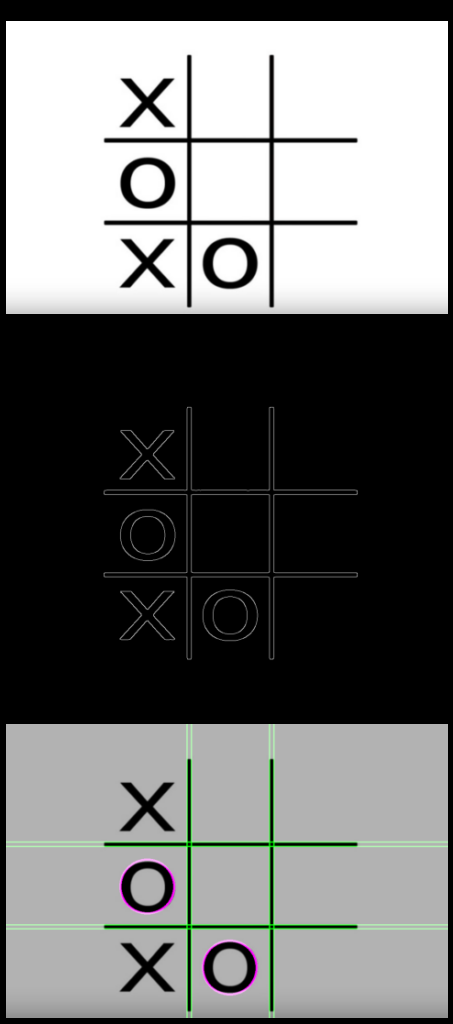
#> input picture 47DAY_데이터 처리/test02.png, 453 x 1024 px
$ jupyter execute 'ex_05_bug_다시하기.ipynb'
#> lines starting #> are read from the running program, lines starting #| are printed output that depends on the picture
[cell 1]
import numpy as np
import matplotlib.pyplot as plt
import cv2

[cell 2]
# 그리기 위한 함수
def drawhoughLinesOnImage(image, hooughLine):
    for line in hooughLine:
        for rho, theta in line:
            a = np.cos(theta)
            b = np.sin(theta)
            x0 = a*rho
            y0 = b*rho
            x1 = int(x0 + 1000 * (-b))
            y1 = int(y0 + 1000 * (a))
            x2 = int(x0 - 1000 * (-b))
            y2 = int(y0 - 1000 * (a))
        cv2.line(image, (x1,y1), (x2,y2), (0,255,0),2)


def draw_circle(img, circle):
    for co, i in enumerate(circle[0, :], start = 1):
        cv2.circle(img, (i[0], i[1]), i[2], (255,0,255),3)


# Different wwights are added to the image to give a feeling of blending
def blend_images(image, final_image, alpha=0.7, beta=1., gamma=0.):
    return cv2.addWeighted(final_image, alpha, image, beta, gamma)

[cell 3]
# 1. 이미지 불러오기
image = cv2.imread("test02.png")
#> image is the input picture: shape (1024, 453, 3); mean B, G, R 113, 113.9, 113.1

# 2. gray스케일로 변환
gray_image = cv2.cvtColor(image, cv2.COLOR_RGB2GRAY)

# 3. 가우시안 블러 적용
blurredImage = cv2.GaussianBlur(gray_image, (5,5), 0)
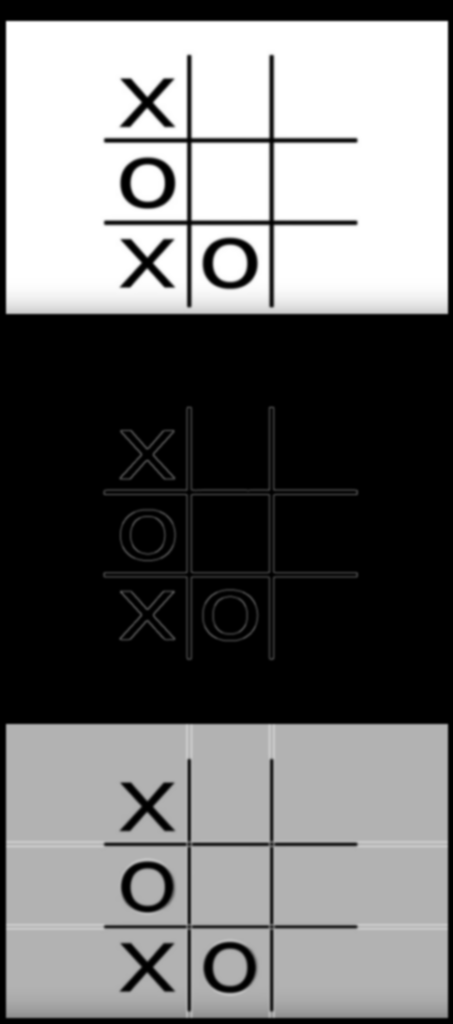
#> blurredImage: shape (1024, 453); min 0, max 255, mean 113.6
edgeImage = cv2.Canny(blurredImage, 50, 120)
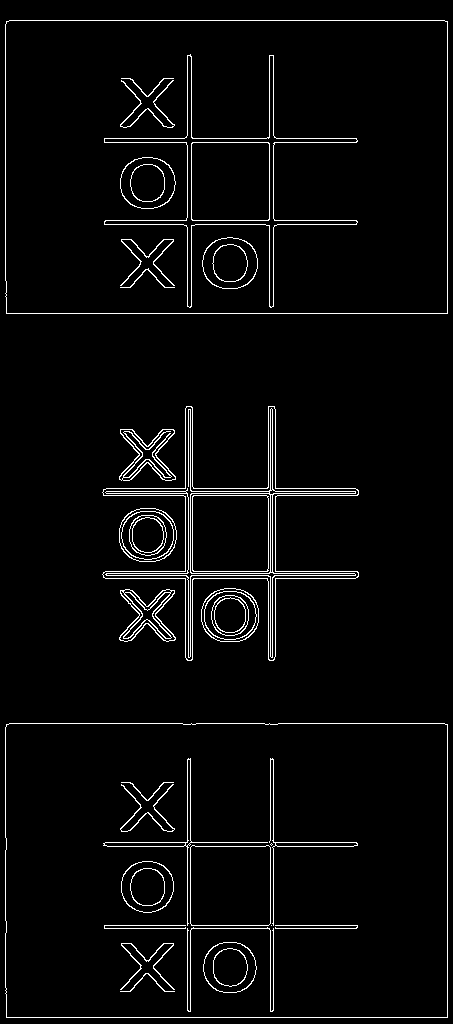
#> edgeImage: shape (1024, 453); 3.5% white in thin lines or dots

# 4. Detect points that form a line
dis_reso = 1 # Distance resolution in pixels of the Hough grid
theta = np.pi / 180
threshold = 170

houghLine = cv2.HoughLines(edgeImage, dis_reso, theta, threshold)
#> houghLine = 34 rows, first 8: [447, 0], [187, 0], [5, 0], [190, 0], [273, 0], [270, 0], [313, 1.57], [1017, 1.57]
circles = cv2.HoughCircles(blurredImage, method=cv2.HOUGH_GRADIENT, dp=0.7, minDist=12, param1=70, param2=80)
#> circles = [[149.5, 534.5, 26.6], [147.5, 886.5, 25.8], [229.5, 966.5, 26.6], [229.5, 616.5, 18.8]]

# 5. Create and empty image
houghImage = np.zeros_like(image)

drawhoughLinesOnImage(houghImage, houghLine)
#> the loop in drawhoughLinesOnImage, `for line in hooughLine:` made 34 passes
#> line on passes 1 to 12: [[447, 0]], [[187, 0]], [[5, 0]], [[190, 0]], [[273, 0]], [[270, 0]], [[313, 1.57]], [[1017, 1.57]], [[20, 1.57]], [[723, 1.57]], [[185, 0]], [[275, 0]]
#> after the loop in drawhoughLinesOnImage, `for line in hooughLine:`:
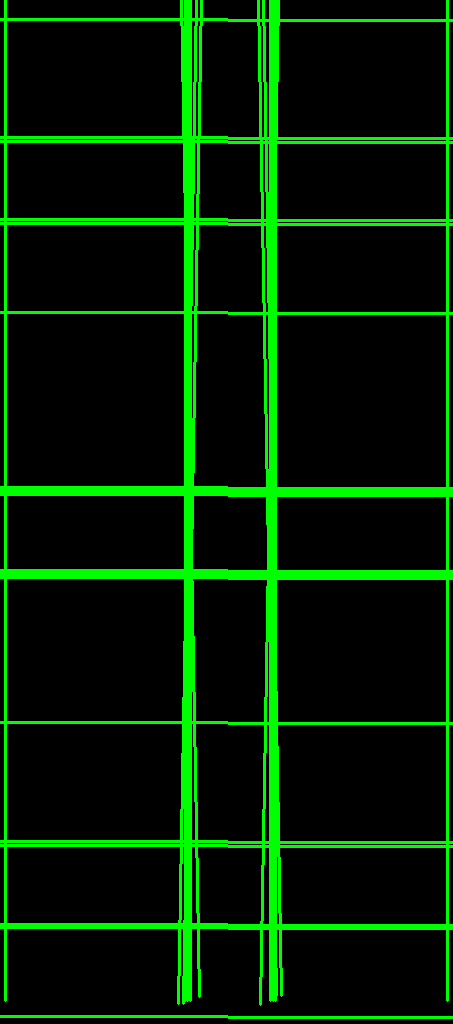
#> image: shape (1024, 453, 3); mean of channels 0, 1, 2 0, 30.6, 0; drawn as B, G, R
draw_circle(houghImage, circles)
#> the loop in draw_circle, `for co, i in enumerate(circle[0, :], start = 1):` made 4 passes

orginalImageWithHough = blend_images(houghImage, image)
#> in blend_images, `return cv2.addWeighted(final_image, alpha, image, beta, gamma)`:
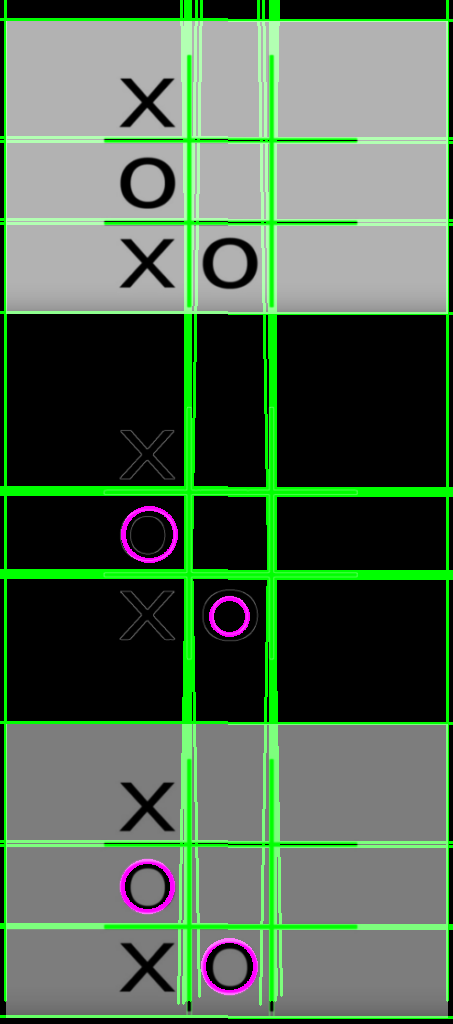
#> returned value: shape (1024, 453, 3); mean of channels 0, 1, 2 80.4, 102, 80.4; drawn as B, G, R

cv2.imshow("show", orginalImageWithHough)
cv2.waitKey(0)
#> Out = 27

$ run again, with 47DAY_데이터 처리/test01.png copied over 47DAY_데이터 처리/test02.png
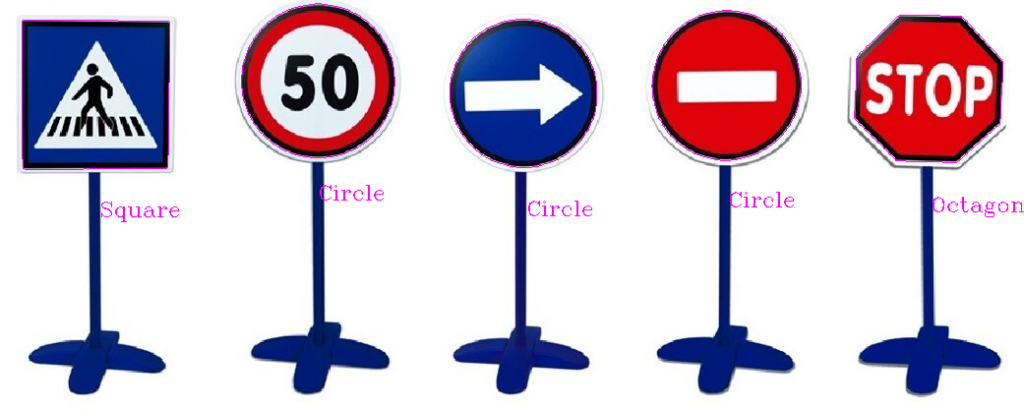
#> input picture 47DAY_데이터 처리/test01.png, 1024 x 409 px
#> image is the input picture: shape (409, 1024, 3); mean B, G, R 209.7, 195.3, 207.7
#> `edgeImage = cv2.Canny(blurredImage, 50, 120)`:
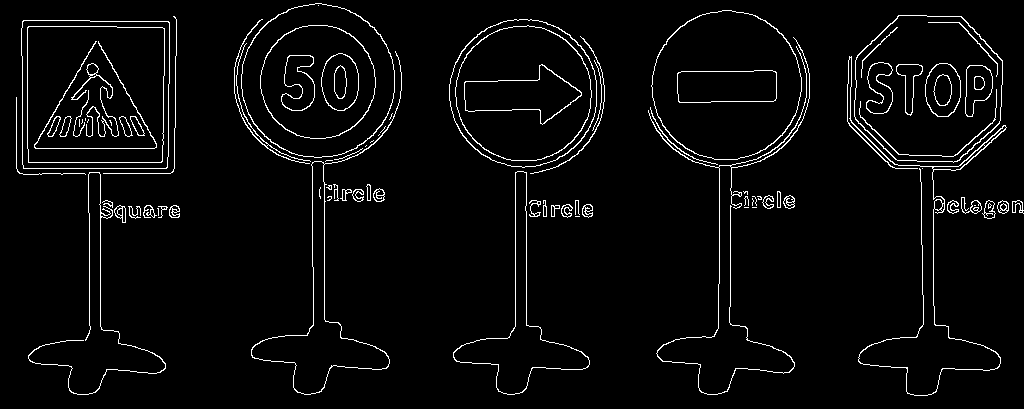
#> edgeImage: shape (409, 1024); 3.7% white in thin lines or dots
#> houghLine = [[162, 1.57], [148, 1.57], [168, 1.57], [100, 0]]
#> circles = 17 rows, first 8: [317.5, 80.5, 76.3], [726.5, 85.5, 68.4], [522.5, 93.5, 67.9], [920.5, 88.5, 73.5], [310.5, 69.5, 70.4], [317.5, 94.5, 69.5], [305.5, 80.5, 69.1], [531.5, 102.5, 68.3]
#> the loop in drawhoughLinesOnImage, `for line in hooughLine:` made 4 passes
#> the loop in draw_circle, `for co, i in enumerate(circle[0, :], start = 1):` made 17 passes
#> in blend_images, `return cv2.addWeighted(final_image, alpha, image, beta, gamma)`:
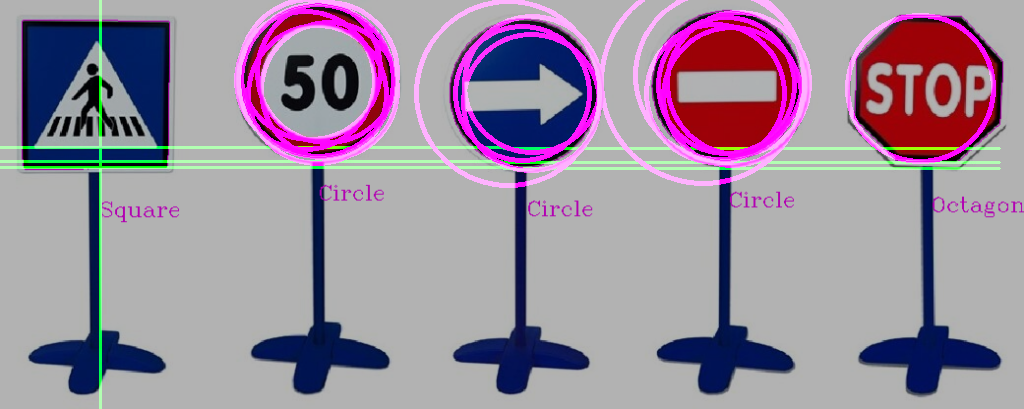
#> returned value: shape (409, 1024, 3); mean of channels 0, 1, 2 157.9, 139.1, 154.9; drawn as B, G, R
#> Out = 27
